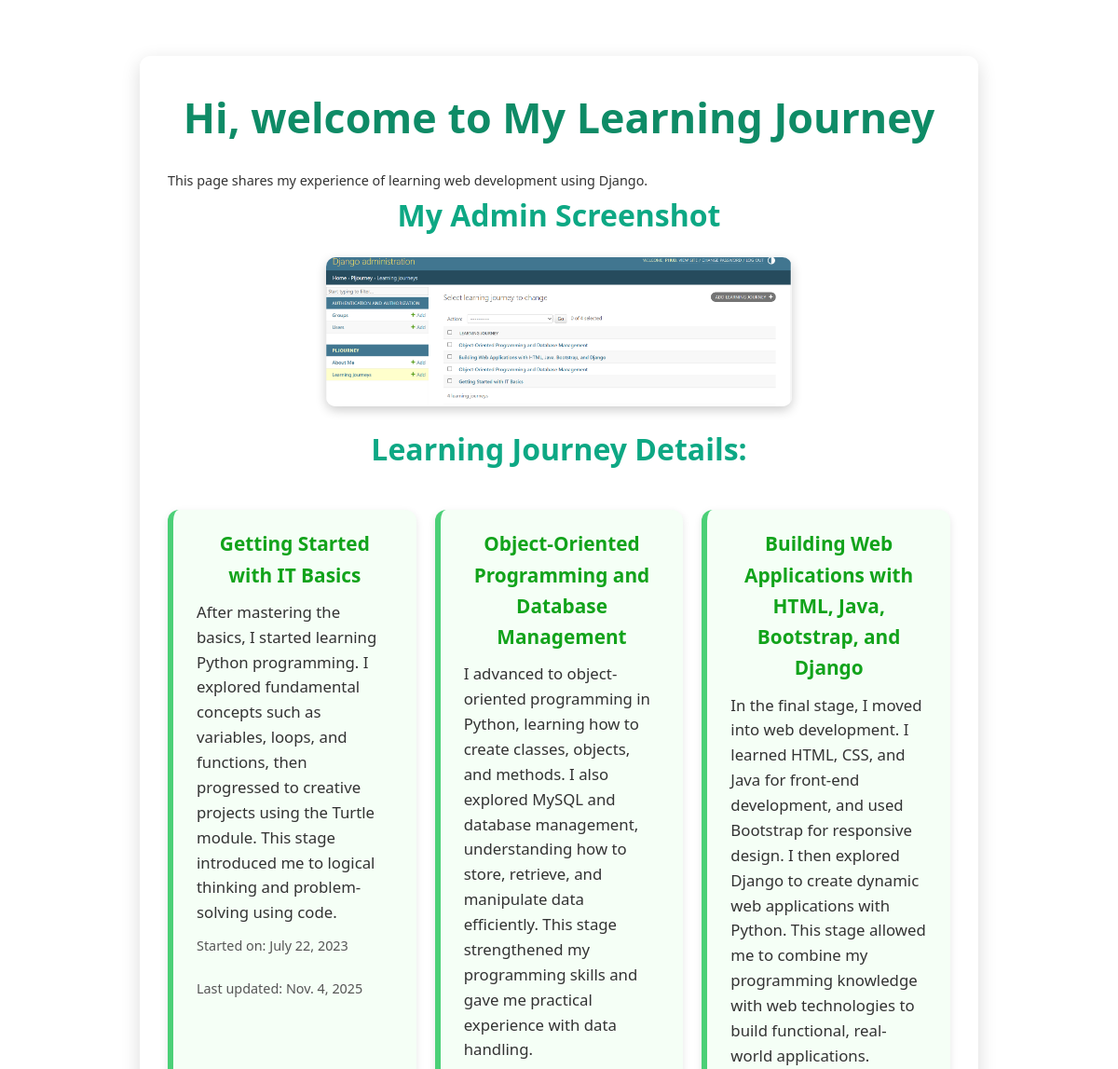
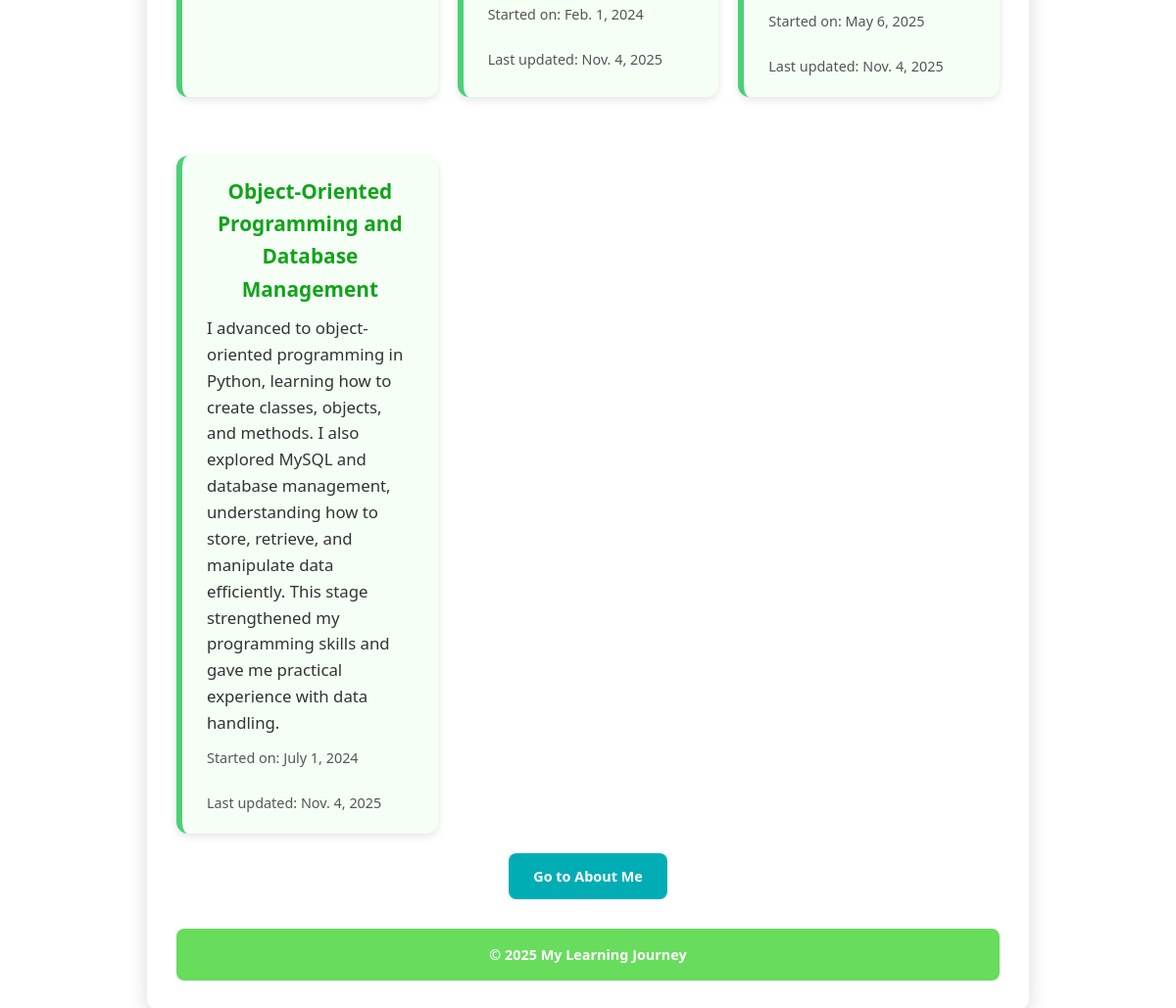
The page / on the database its author committed (2 pictures, top to bottom).
### plJourney/models.py (models this page shows, shortened)
class LearningJourney(models.Model):
    title = models.CharField(max_length=100)
    description = models.TextField()
    date_started = models.DateField()
    date_updated = models.DateField(auto_now=True)

### plJourney/views.py (the view)
# urls.py: path('', views.index, name='index'),          # Home page
def index(request):
    journeys = LearningJourney.objects.all()
    return render(request, 'plJourney/index.html', {'journeys': journeys})

### plJourney/Templates/plJourney/index.html (shortened to what this page needs)
{% load static %}
<!DOCTYPE html>
<html lang="en">
<head>
    <link rel="stylesheet" href="{% static 'style.css' %}">
</head>
<body>
    <div class="container">
        <h1>Hi, welcome to My Learning Journey</h1>
        <p>This page shares my experience of learning web development using Django.</p>
        <h2>My Admin Screenshot</h2>
        <div class="screenshot">
            <img src="{% static 'image/LAB4.png' %}" alt="Admin Screenshot">
        </div>
        <h2>Learning Journey Details:</h2>
        <div class="journey-section">
            {% for journey in journeys %}
            <div class="card">
                <h3>{{ journey.title }}</h3>
                <p>{{ journey.description }}</p>
                <small>Started on: {{ journey.date_started }}</small><br>
                <small>Last updated: {{ journey.date_updated }}</small>
            </div>
            {% empty %}
            <p>No journey records yet. Add some from the admin page!</p>
            {% endfor %}
        </div>
        <div style="text-align:center;">
            <a href="{% url 'about' %}" class="btn">Go to About Me</a>
        </div>
        <footer>
            <p>&copy; 2025 My Learning Journey</p>
        </footer>
    </div>
</body>
</html>

### plJourney/static/style.css (style rules this page uses)
* { margin: 0; padding: 0; box-sizing: border-box; }
body { font-family: 'Segoe UI', Arial, sans-serif; color: #333; line-height: 1.6; background: linear-gradient(rgba(255,255,255,0.6), rgba(255,255,255,0.6)), url('https://www.trekupindia.com/wp-content/uploads/2024/05/uttrakhand-valley-of-flowers-trek.webp') no-repeat center center fixed; background-size: cover; }
.container { max-width: 900px; margin: 60px auto; padding: 30px; background: rgba(255, 255, 255, 0.9); border-radius: 12px; box-shadow: 0 6px 20px rgba(0, 0, 0, 0.15); backdrop-filter: blur(6px); }
h1, h2, h3 { color: #0e8b66; text-align: center; margin-bottom: 20px; }
h1 { font-size: 2.4rem; }
h2 { font-size: 1.8rem; color: #0da884; }
.card { background: #f5fff6; border-left: 6px solid #4bd077; border-radius: 12px; padding: 20px 25px; margin: 20px 0; box-shadow: 0 3px 8px rgba(0, 0, 0, 0.1); transition: transform 0.3s, box-shadow 0.3s; }
.card p { font-size: 1.05rem; margin-bottom: 10px; }
.screenshot img { width: 100%; max-width: 500px; display: block; margin: 20px auto; border-radius: 10px; box-shadow: 0 4px 12px rgba(0,0,0,0.2); transition: transform 0.3s ease; }
.journey-section { display: grid; grid-template-columns: repeat(auto-fit, minmax(250px, 1fr)); gap: 20px; }
.journey-section .card h3 { color: #12a31b; font-size: 1.3rem; margin-bottom: 10px; }
.journey-section .card small { display: block; color: #555; font-size: 0.9rem; }
.btn { display: inline-block; padding: 12px 25px; background: #00adb5; color: #fff; text-decoration: none; border-radius: 8px; font-weight: bold; transition: background 0.3s, transform 0.3s; }
footer { text-align: center; background: #67dc5d; color: #fff; padding: 15px; margin-top: 30px; border-radius: 8px; font-weight: bold; }
body, p, a, li, span, button { font-size: clamp(0.9rem, 1vw, 1rem); }
h1 { font-size: clamp(2rem, 5vw, 2.8rem); }
h2 { font-size: clamp(1.5rem, 4vw, 2rem); }
h3 { font-size: clamp(1.1rem, 3vw, 1.4rem); }

### rows shown on the page
LearningJourney: title "Getting Started with IT Basics", description "After mastering the basics, I started learning Python programming. I explored fundamental concepts such as variables, loops, and functions, then progressed to creative projects using the Turtle module. This stage introduced me to logical thinking and problem-solving using code.", date_started "July 22, 2023", date_updated "Nov. 4, 2025"
LearningJourney: title "Object-Oriented Programming and Database Management", description "I advanced to object-oriented programming in Python, learning how to create classes, objects, and methods. I also explored MySQL and database management, understanding how to store, retrieve, and manipulate data efficiently. This stage strengthened my programming skills and gave me practical experience with data handling.", date_started "Feb. 1, 2024", date_updated "Nov. 4, 2025"
LearningJourney: title "Building Web Applications with HTML, Java, Bootstrap, and Django", description "In the final stage, I moved into web development. I learned HTML, CSS, and Java for front-end development, and used Bootstrap for responsive design. I then explored Django to create dynamic web applications with Python. This stage allowed me to combine my programming knowledge with web technologies to build functional, real-world applications.", date_started "May 6, 2025", date_updated "Nov. 4, 2025"
LearningJourney: title "Object-Oriented Programming and Database Management", description "I advanced to object-oriented programming in Python, learning how to create classes, objects, and methods. I also explored MySQL and database management, understanding how to store, retrieve, and manipulate data efficiently. This stage strengthened my programming skills and gave me practical experience with data handling.", date_started "July 1, 2024", date_updated "Nov. 4, 2025"
